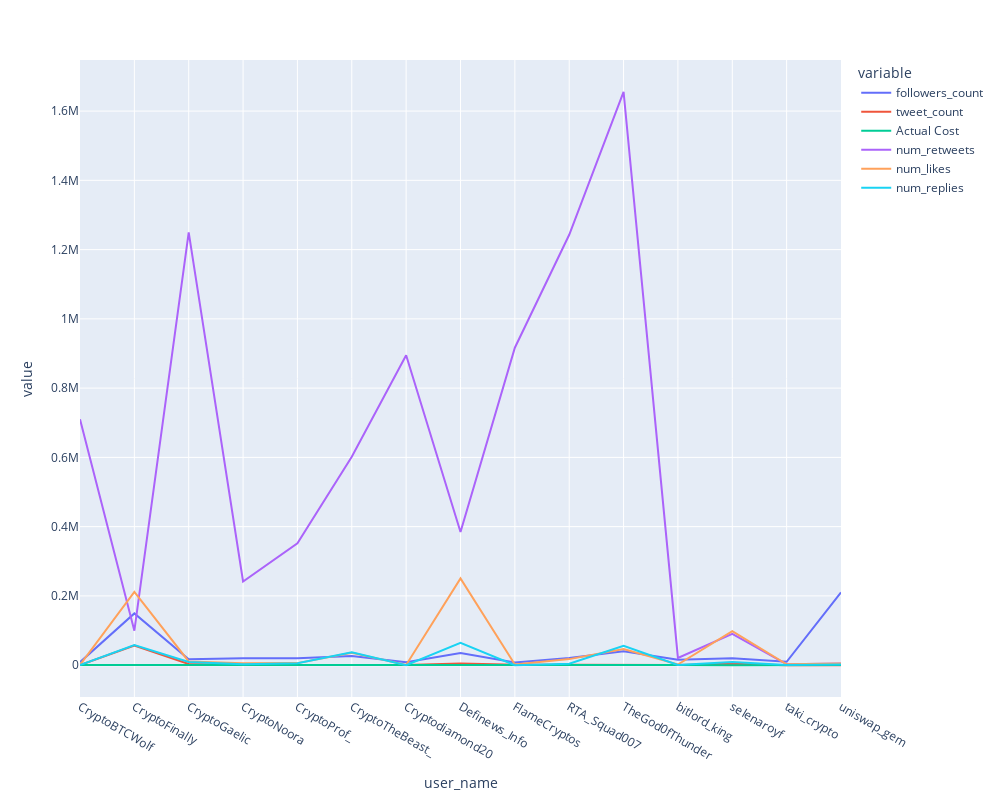

Notebook code cell kept with this figure:
### Code cell
plt.figure(figsize=(15,15))
fig = px.line(Rank, x="user_name" ,y=['followers_count','tweet_count','Actual Cost','num_retweets','num_likes','num_replies'],width=1000, height=800)
fig.show()

### Figure 1 — Plotly figure (JSON) as saved in the notebook; plotly's stock layout.template omitted (floating-point values rounded to 4 significant figures)
{"data": [{"hovertemplate": "variable=followers_count<br>user_name=%{x}<br>value=%{y}<extra></extra>", "legendgroup": "followers_count", "line": {"color": "#636efa", "dash": "solid"}, "mode": "lines", "name": "followers_count", "orientation": "v", "showlegend": true, "type": "scatter", "x": ["CryptoBTCWolf", "CryptoFinally", "CryptoGaelic", "CryptoNoora", "CryptoProf_", "CryptoTheBeast_", "Cryptodiamond20", "Definews_Info", "FlameCryptos", "RTA_Squad007", "TheGod0fThunder", "bitlord_king", "selenaroyf", "taki_crypto", "uniswap_gem"], "xaxis": "x", "y": [8550, 149356, 16980, 19737, 19881, 26299, 8655, 34877, 7883, 20509, 40363, 15690, 19906, 9578, 210080], "yaxis": "y"}, {"hovertemplate": "variable=tweet_count<br>user_name=%{x}<br>value=%{y}<extra></extra>", "legendgroup": "tweet_count", "line": {"color": "#EF553B", "dash": "solid"}, "mode": "lines", "name": "tweet_count", "orientation": "v", "showlegend": true, "type": "scatter", "x": ["CryptoBTCWolf", "CryptoFinally", "CryptoGaelic", "CryptoNoora", "CryptoProf_", "CryptoTheBeast_", "Cryptodiamond20", "Definews_Info", "FlameCryptos", "RTA_Squad007", "TheGod0fThunder", "bitlord_king", "selenaroyf", "taki_crypto", "uniswap_gem"], "xaxis": "x", "y": [376, 56461, 3304, 335, 575, 1584, 704, 4910, 1253, 1096, 1506, 360, 3784, 66, 96], "yaxis": "y"}, {"hovertemplate": "variable=Actual Cost<br>user_name=%{x}<br>value=%{y}<extra></extra>", "legendgroup": "Actual Cost", "line": {"color": "#00cc96", "dash": "solid"}, "mode": "lines", "name": "Actual Cost", "orientation": "v", "showlegend": true, "type": "scatter", "x": ["CryptoBTCWolf", "CryptoFinally", "CryptoGaelic", "CryptoNoora", "CryptoProf_", "CryptoTheBeast_", "Cryptodiamond20", "Definews_Info", "FlameCryptos", "RTA_Squad007", "TheGod0fThunder", "bitlord_king", "selenaroyf", "taki_crypto", "uniswap_gem"], "xaxis": "x", "y": [200, 400, 350, 500, 300, 400, 100, 750, 350, 250, 400, 300, 50, 500, 600], "yaxis": "y"}, {"hovertemplate": "variable=num_retweets<br>user_name=%{x}<br>value=%{y}<extra></extra>", "legendgroup": "num_retweets", "line": {"color": "#ab63fa", "dash": "solid"}, "mode": "lines", "name": "num_retweets", "orientation": "v", "showlegend": true, "type": "scatter", "x": ["CryptoBTCWolf", "CryptoFinally", "CryptoGaelic", "CryptoNoora", "CryptoProf_", "CryptoTheBeast_", "Cryptodiamond20", "Definews_Info", "FlameCryptos", "RTA_Squad007", "TheGod0fThunder", "bitlord_king", "selenaroyf", "taki_crypto", "uniswap_gem"], "xaxis": "x", "y": [710329, 99418, 1249598, 241551, 352151, 601795, 894782, 384594, 916737, 1242898, 1655542, 20765, 90610, 2580, 4538], "yaxis": "y"}, {"hovertemplate": "variable=num_likes<br>user_name=%{x}<br>value=%{y}<extra></extra>", "legendgroup": "num_likes", "line": {"color": "#FFA15A", "dash": "solid"}, "mode": "lines", "name": "num_likes", "orientation": "v", "showlegend": true, "type": "scatter", "x": ["CryptoBTCWolf", "CryptoFinally", "CryptoGaelic", "CryptoNoora", "CryptoProf_", "CryptoTheBeast_", "Cryptodiamond20", "Definews_Info", "FlameCryptos", "RTA_Squad007", "TheGod0fThunder", "bitlord_king", "selenaroyf", "taki_crypto", "uniswap_gem"], "xaxis": "x", "y": [856, 211289, 10619, 5709, 5921, 35448, 526, 250673, 1827, 17468, 46683, 1962, 98469, 2489, 4841], "yaxis": "y"}, {"hovertemplate": "variable=num_replies<br>user_name=%{x}<br>value=%{y}<extra></extra>", "legendgroup": "num_replies", "line": {"color": "#19d3f3", "dash": "solid"}, "mode": "lines", "name": "num_replies", "orientation": "v", "showlegend": true, "type": "scatter", "x": ["CryptoBTCWolf", "CryptoFinally", "CryptoGaelic", "CryptoNoora", "CryptoProf_", "CryptoTheBeast_", "Cryptodiamond20", "Definews_Info", "FlameCryptos", "RTA_Squad007", "TheGod0fThunder", "bitlord_king", "selenaroyf", "taki_crypto", "uniswap_gem"], "xaxis": "x", "y": [48, 57795, 9275, 2891, 5490, 36968, 33, 64721, 97, 4010, 56121, 481, 8944, 516, 1980], "yaxis": "y"}], "layout": {"height": 800, "legend": {"title": {"text": "variable"}, "tracegroupgap": 0}, "margin": {"t": 60}, "width": 1000, "xaxis": {"anchor": "y", "domain": [0, 1], "title": {"text": "user_name"}}, "yaxis": {"anchor": "x", "domain": [0, 1], "title": {"text": "value"}}}}
